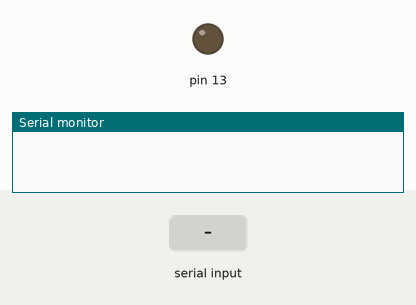
A sketch run on a simulated Arduino Uno, built with avr-gcc and run on an emulated ATmega328P. On the bench: output pins drawn as LEDs (lit = HIGH), the last lines printed to the serial monitor. Inputs (shaded band) come from the test bench.

Above: at 1.2 s.
1.3 s: "turn on" received over Serial
At 2.1 s:
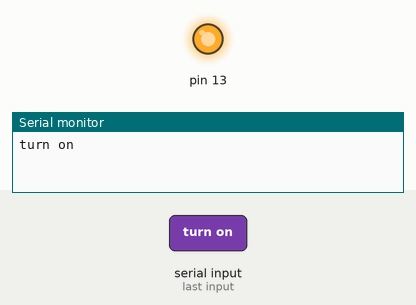
2.8 s: "turn off" received over Serial
At 3.6 s:
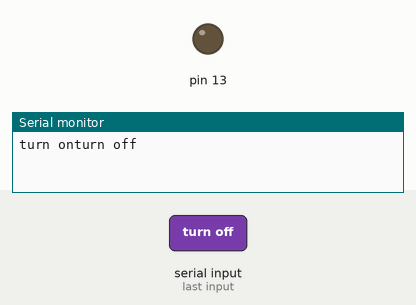
Timing chart, 0 to 5.8 s (numbered marks = the images above; inputs shaded):
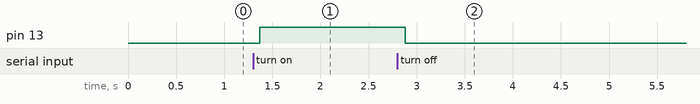

Measured:
- after the input at 1.3 s, pin 13: LOW → HIGH after 0.07 s
- after the input at 2.8 s, pin 13: HIGH → LOW after 0.08 s

The sketch:

HC06.ino
```cpp
String voice;

void setup() {
  // put your setup code here, to run once:
  Serial.begin(9600);
  pinMode(13,OUTPUT);
}

void loop() {
  // put your main code here, to run repeatedly:
  while(Serial.available()) {
      delay(10);
      char c=Serial.read();
        if(c=='#')
            {break; }
        voice += c;
  }
        if (voice.length() > 0) {
        Serial.print(voice);
        if (voice=="turn on")
          digitalWrite(13,HIGH);
        if (voice=="turn off")
          digitalWrite(13,LOW);
        voice="";
      }
 }
```
